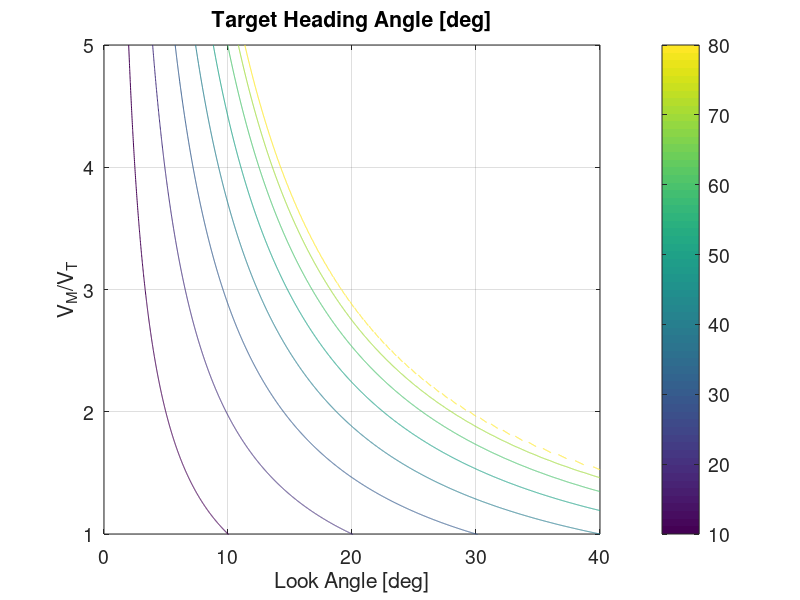

Here is the MATLAB script that generated this plot:
% SCRIPT Glisada_Section_1_Module_2_Collision_Triangle.m performs the collision triangle
% calculations shown in Missile Guidance Fundamentals, Section_1_Module_2.
%
% This is a stand alone script.
%-------------------------------------------------------------------------------
VMVT = [0.5, 1 : 0.05 : 5]; nVMVT = length(VMVT);

L_rad = [0 : .01 : 40]*pi/180; nL = length(L_rad);

A_rad = zeros(nVMVT, nL);

for ii = 1 : nVMVT  
    for jj = 1 : nL  
        
        x = VMVT(ii)*sin(L_rad(jj));
        if abs(x) > 1
            A_rad(ii,jj) = NaN;
        else
            A_rad(ii,jj) = asin(x);
        end
        
    end  
end

contour(L_rad*180/pi, VMVT, A_rad*180/pi, [10:10:90]);
xlabel('Look Angle [deg]','fontsize',14);
ylabel('V_M/V_T', 'fontsize', 14);
title('Target Heading Angle [deg]','fontsize',14);
set(gca,'fontsize',14,'xlim',[0 40],'ylim',[1 5]);
set(gcf,'color','w');
grid on 
h = colorbar;
set(h,'fontsize',14);
